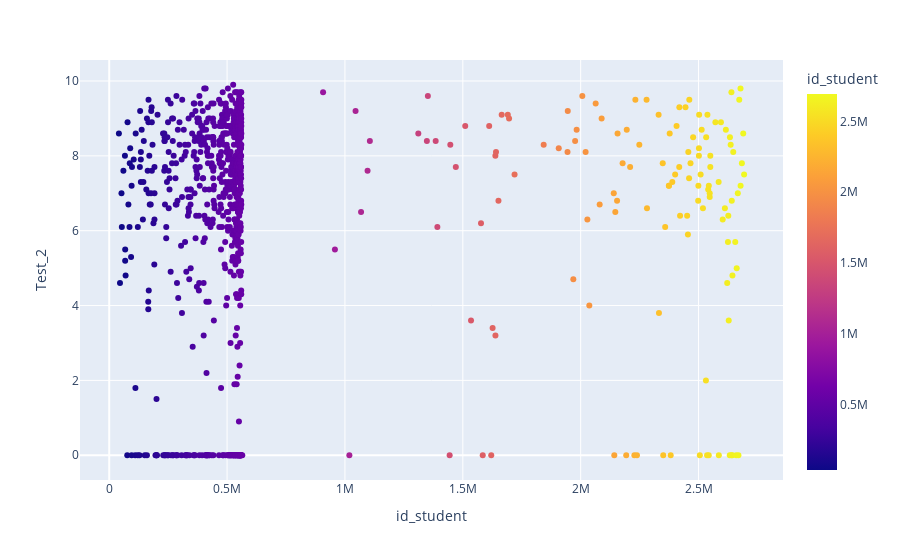

This figure's notebook cell:
### Code cell
def update_figure():
    figure = px.scatter(data_merged3, 
                     x='id_student', 
                     y='Test_2', 
                     color="id_student",
                     hover_name='id_student')
    return figure
update_figure()

### Figure 1 — Plotly figure (JSON) as saved in the notebook; plotly's stock layout.template omitted (floating-point values rounded to 4 significant figures; data arrays with more than 128 entries replaced by an {"elided": "..."} marker saying what was removed)
{"data": [{"hovertemplate": "<b>%{hovertext}</b><br><br>id_student=%{marker.color}<br>Test_2=%{y}<extra></extra>", "hovertext": {"elided": "812 int values"}, "legendgroup": "", "marker": {"color": {"elided": "812 int values"}, "coloraxis": "coloraxis", "symbol": "circle"}, "mode": "markers", "name": "", "orientation": "v", "showlegend": false, "type": "scatter", "x": {"elided": "812 int values"}, "xaxis": "x", "y": {"elided": "812 float values"}, "yaxis": "y"}], "layout": {"coloraxis": {"colorbar": {"title": {"text": "id_student"}}, "colorscale": [[0, "#0d0887"], [0.1111, "#46039f"], [0.2222, "#7201a8"], [0.3333, "#9c179e"], [0.4444, "#bd3786"], [0.5556, "#d8576b"], [0.6667, "#ed7953"], [0.7778, "#fb9f3a"], [0.8889, "#fdca26"], [1, "#f0f921"]]}, "legend": {"tracegroupgap": 0}, "margin": {"t": 60}, "xaxis": {"anchor": "y", "domain": [0, 1], "title": {"text": "id_student"}}, "yaxis": {"anchor": "x", "domain": [0, 1], "title": {"text": "Test_2"}}}}
